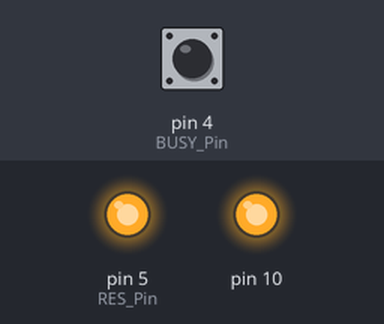
This sketch was run on a simulated Arduino Uno, built with avr-gcc and run on an emulated ATmega328P. On the bench: output pins drawn as LEDs (lit = HIGH). The test bench sets the inputs (shaded band); at power-on: pin 4 (BUSY_Pin) LOW. Pins used as bus, display or sensor lines are not drawn.

Above: at 1.2 s.
1.3 s: pin 4 (BUSY_Pin) pulsed HIGH 5 times (0.12 s each, 0.3 s apart)
Timing chart, 0 to 6.4 s (numbered marks = the images above; inputs shaded):
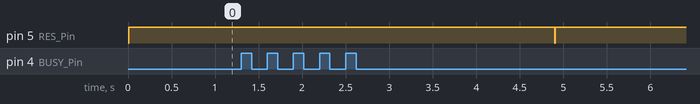

Measured:
- after the input at 1.3 s, pin 5 (RES_Pin): HIGH → LOW after 3.6 s, → HIGH 0.01 s later

The sketch:

GDEW0371W7_Arduino.ino
```cpp
#include <SPI.h>
#include"Ap_29demo.h"
//IO settings
int BUSY_Pin = 4;
int RES_Pin = 5;
int DC_Pin = 6;
int CS_Pin = 7;

#define EPD_W21_CS_0 digitalWrite(CS_Pin,LOW)
#define EPD_W21_CS_1 digitalWrite(CS_Pin,HIGH)
#define EPD_W21_DC_0  digitalWrite(DC_Pin,LOW)
#define EPD_W21_DC_1  digitalWrite(DC_Pin,HIGH)
#define EPD_W21_RST_0 digitalWrite(RES_Pin,LOW)
#define EPD_W21_RST_1 digitalWrite(RES_Pin,HIGH)
#define isEPD_W21_BUSY digitalRead(BUSY_Pin)
////////FUNCTION//////
void SPI_Write(unsigned char value);
void EPD_W21_WriteDATA(unsigned char command);
void EPD_W21_WriteCMD(unsigned char command);
//EPD
void EPD_W21_Init(void);
void EPD_init(void);
void PIC_display1(void);
void PIC_display2(void);
void EPD_sleep(void);
void EPD_refresh(void);
void lcd_chkstatus(void);
void PIC_display_Clean(void);
unsigned char HRES,VRES_byte1,VRES_byte2;
void setup() {
   pinMode(BUSY_Pin, INPUT);
   pinMode(RES_Pin, OUTPUT);
   pinMode(DC_Pin, OUTPUT);
   pinMode(CS_Pin, OUTPUT);
   //SPI
   SPI.beginTransaction(SPISettings(10000000, MSBFIRST, SPI_MODE0));
   SPI.begin ();
}
//Tips//
/*When the electronic paper is refreshed in full screen, the picture flicker is a normal phenomenon, and the main function is to clear the display afterimage in the previous picture.
  When the local refresh is performed, the screen does not flash.*/
/*When you need to transplant the driver, you only need to change the corresponding IO. The BUSY pin is the input mode and the others are the output mode. */

void loop() {
  while(1)
  {
    //PICTURE1
    EPD_init(); //EPD init
    PIC_display1();
    EPD_refresh();//EPD_refresh
    EPD_sleep();//EPD_sleep,Sleep instruction is necessary, please do not delete!!!
    delay(3000);

    //PICTURE2
    EPD_init(); //EPD init
    PIC_display2();
    EPD_refresh();//EPD_refresh
    EPD_sleep();//EPD_sleep,Sleep instruction is necessary, please do not delete!!!
    delay(3000);

    //PICTURE Clean
    EPD_init(); //EPD init
    PIC_display_Clean();
    EPD_refresh();//EPD_refresh
    EPD_sleep();//EPD_sleep,Sleep instruction is necessary, please do not delete!!!
    while(1);


  }


}


///////////////////EXTERNAL FUNCTION////////////////////////////////////////////////////////////////////////
void SPI_Write(unsigned char value)
{
    SPI.transfer(value);

}

void EPD_W21_WriteCMD(unsigned char command)
{
  EPD_W21_CS_0;
  EPD_W21_DC_0;   // command write
  SPI_Write(command);
  EPD_W21_CS_1;
}
void EPD_W21_WriteDATA(unsigned char command)
{
  EPD_W21_CS_0;
  EPD_W21_DC_1;   // command write
  SPI_Write(command);
  EPD_W21_CS_1;
}


/////////////////EPD settings Functions/////////////////////
void EPD_W21_Init(void)
{
  EPD_W21_RST_0;    // Module reset
  delay(10); //At least 10ms
  EPD_W21_RST_1;
  delay(10);
}
void EPD_init(void)
{
    HRES=0xf0;            //240
    VRES_byte1=0x01;        //416
    VRES_byte2=0xa0;

    EPD_W21_Init(); //Electronic paper IC reset
    delay(100);
    EPD_W21_WriteCMD(0x06);         //boost soft start
    EPD_W21_WriteDATA (0x17);   //A
    EPD_W21_WriteDATA (0x17);   //B
    EPD_W21_WriteDATA (0x1d);   //C

    EPD_W21_WriteCMD(0x04);  //Power on
    lcd_chkstatus();        //waiting for the electronic paper IC to release the idle signal

    EPD_W21_WriteCMD(0x00);     //panel setting
    EPD_W21_WriteDATA(0x1f);    //LUT from OTP--240x416

    EPD_W21_WriteCMD(0x61);     //resolution setting
    EPD_W21_WriteDATA (HRES);
    EPD_W21_WriteDATA (VRES_byte1);
    EPD_W21_WriteDATA (VRES_byte2);

    EPD_W21_WriteCMD(0x50);
    EPD_W21_WriteDATA (0x23);
    EPD_W21_WriteDATA (0x07);
}
void EPD_refresh(void)
{
    EPD_W21_WriteCMD(0x12);     //DISPLAY REFRESH
    delay(100);          //!!!The delay here is necessary, 200uS at least!!!
    lcd_chkstatus();
}
void EPD_sleep(void)
{
    EPD_W21_WriteCMD(0X50);  //VCOM AND DATA INTERVAL SETTING
    EPD_W21_WriteDATA(0xf7);

    EPD_W21_WriteCMD(0X02);   //power off
    lcd_chkstatus();
    EPD_W21_WriteCMD(0X07);   //deep sleep
    EPD_W21_WriteDATA(0xA5);
}


void PIC_display1(void)
{
    unsigned int i;
    EPD_W21_WriteCMD(0x10);        //Transfer old data
    for(i=0;i<12480;i++)
    EPD_W21_WriteDATA(0xff);

    EPD_W21_WriteCMD(0x13);        //Transfer new data
    for(i=0;i<12480;i++)
     EPD_W21_WriteDATA(pgm_read_byte(&gImage_1[i]));

}
void PIC_display2(void)
{
    unsigned int i;
    EPD_W21_WriteCMD(0x10);        //Transfer old data
    for(i=0;i<12480;i++)
    EPD_W21_WriteDATA(0xff);

    EPD_W21_WriteCMD(0x13);        //Transfer new data
    for(i=0;i<12480;i++)
     EPD_W21_WriteDATA(pgm_read_byte(&gImage_2[i]));

}
void PIC_display_Clean(void)
{
    unsigned int i;
    EPD_W21_WriteCMD(0x10);        //Transfer old data
    for(i=0;i<12480;i++)
  {
    EPD_W21_WriteDATA(0xff);
  }

    EPD_W21_WriteCMD(0x13);        //Transfer new data
    for(i=0;i<12480;i++)
  {
    EPD_W21_WriteDATA(0xff);
  }
}
void lcd_chkstatus(void)
{
  while(1)
  {   //=0 BUSY
     if(isEPD_W21_BUSY==1) break;
  }
}
```

Source omitted: Ap_29demo.h (data table, 126612 bytes)
